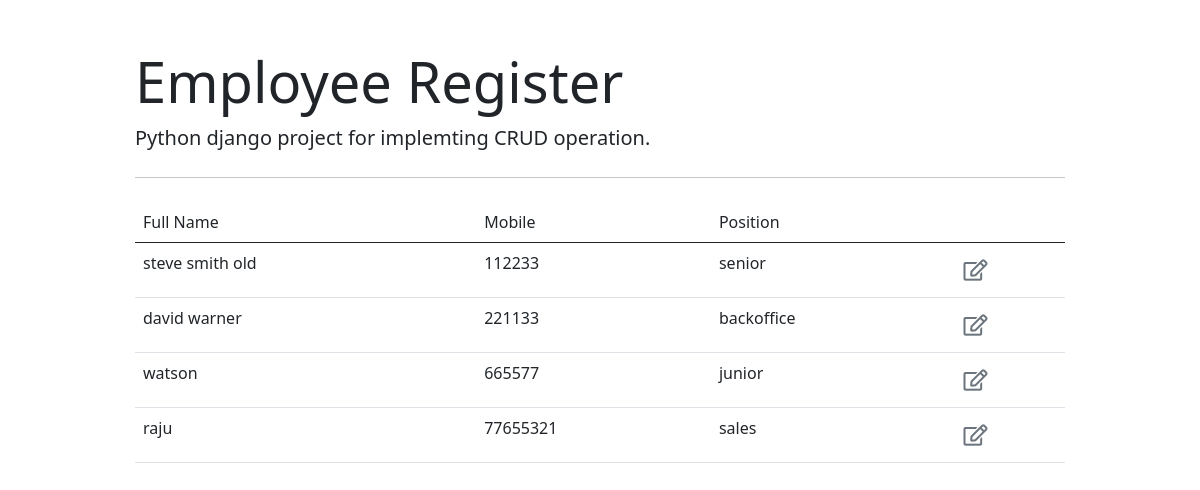
Page /list/ on the committed database.
### employee_register/models.py (models this page shows, shortened)
class Employee(models.Model):
    full_name = models.CharField(max_length=100)
    Emp_code = models.CharField(max_length=100)
    mobile = models.CharField(max_length=100)
    position = models.ForeignKey(Position, on_delete=models.CASCADE)

class Position(models.Model):
    title = models.CharField(max_length=50)
    def __str__(self):
        return self.title

### employee_register/views.py (the view)
# urls.py: path('list/', views.employee_list, name='employee_list'),
def employee_list(request):
    context = {'employee_list' : Employee.objects.all()}
    return render(request, 'employee_register/employee_list.html', context)

### templates/employee_register/employee_list.html
{% extends 'employee_register/base.html' %}
{% block content  %}
<table class="table table-borderleess">
    <thead class="border-bottom foot-weight-bold">
        <tr>
            <td>Full Name</td>
            <td>Mobile</td>
            <td>Position</td>
            <td></td>
        </tr>
    </thead>
    <body>
        {% for employee in employee_list %}
        <tr>
            <td>{{employee.full_name}}</td>
            <td>{{employee.mobile}}</td>
            <td>{{employee.position}}</td>
            <td>
                <a href="{% url 'employee_update' employee.id %}" class="btn text-secondary px-0">
                    <i class="far fa-edit fa-lg"></i>
                </a>
            </td>
        </tr>
        {% endfor %}
    </body>
</table>
{% endblock  %}

### templates/employee_register/base.html (shortened to what this page needs)
<!DOCTYPE html>
<html lang="en">
<head>
    <link rel="stylesheet" href="https://cdn.jsdelivr.net/npm/bootstrap@5.0.0-beta1/dist/css/bootstrap.min.css" rel="stylesheet">
    <link rel="stylesheet" href="https://cdnjs.cloudflare.com/ajax/libs/font-awesome/5.15.2/css/all.min.css">
</head>
<body>
    <div class="container">
        <div class="col-md-10 offset-md-1 mt-5">
            <div class="jumbotron">
                <h1 class="display-4">Employee Register</h1>
                <p class="lead font-italic">Python django project for implemting CRUD operation.</p>
                <hr class="my-4">
                {% block content %}
                {% endblock %}
            </div>
        </div>
    </div>
</body>
</html>

### rows in the picture
Employee: full_name "steve smith old", mobile "112233", position "senior"
Employee: full_name "david warner", mobile "221133", position "backoffice"
Employee: full_name "watson", mobile "665577", position "junior"
Employee: full_name "raju", mobile "77655321", position "sales"
